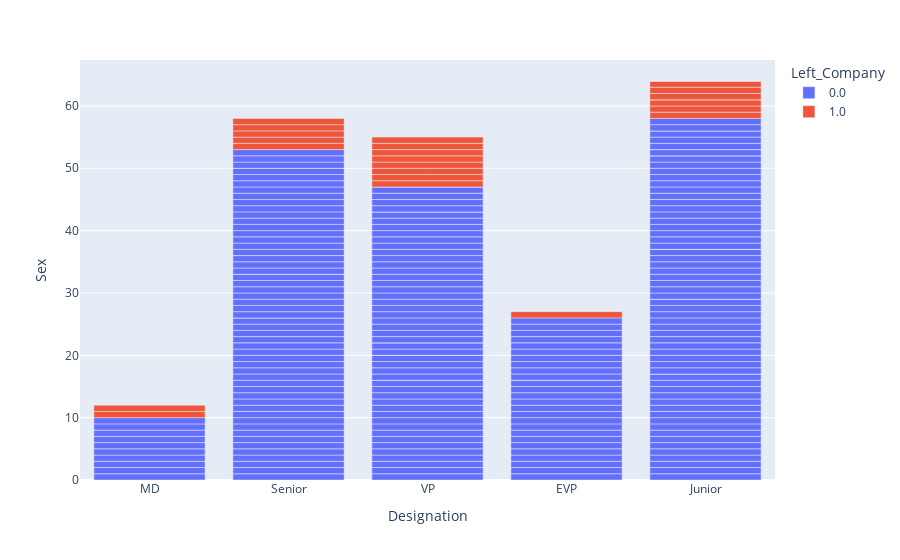

Notebook code for this chart:
### Markdown cell above
Other columns distribution based on the target.

### Code cell
import plotly.express as px
fig = px.bar(train_data, y="Sex", x="Designation",color='Left_Company')
fig

### Figure 1 — Plotly figure (JSON) as saved in the notebook; plotly's stock layout.template omitted (floating-point values rounded to 4 significant figures; data arrays with more than 128 entries replaced by an {"elided": "..."} marker saying what was removed)
{"data": [{"alignmentgroup": "True", "hovertemplate": "Left_Company=0.0<br>Designation=%{x}<br>Sex=%{y}<extra></extra>", "legendgroup": "0.0", "marker": {"color": "#636efa"}, "name": "0.0", "offsetgroup": "0.0", "orientation": "v", "showlegend": true, "textposition": "auto", "type": "bar", "x": {"elided": "218 str values"}, "xaxis": "x", "y": {"elided": "218 int values"}, "yaxis": "y"}, {"alignmentgroup": "True", "hovertemplate": "Left_Company=1.0<br>Designation=%{x}<br>Sex=%{y}<extra></extra>", "legendgroup": "1.0", "marker": {"color": "#EF553B"}, "name": "1.0", "offsetgroup": "1.0", "orientation": "v", "showlegend": true, "textposition": "auto", "type": "bar", "x": ["VP", "VP", "Senior", "Junior", "Junior", "EVP", "MD", "VP", "VP", "VP", "Junior", "Senior", "Junior", "Senior", "Junior", "VP", "Senior", "Junior", "Junior", "VP", "VP", "VP", "Junior", "Junior", "MD", "Senior", "Junior"], "xaxis": "x", "y": [0, 1, 1, 1, 1, 1, 1, 1, 1, 1, 1, 1, 0, 1, 0, 1, 1, 1, 1, 1, 1, 1, 1, 0, 1, 1, 0], "yaxis": "y"}], "layout": {"barmode": "relative", "legend": {"title": {"text": "Left_Company"}, "tracegroupgap": 0}, "margin": {"t": 60}, "xaxis": {"anchor": "y", "domain": [0, 1], "title": {"text": "Designation"}}, "yaxis": {"anchor": "x", "domain": [0, 1], "title": {"text": "Sex"}}}}
